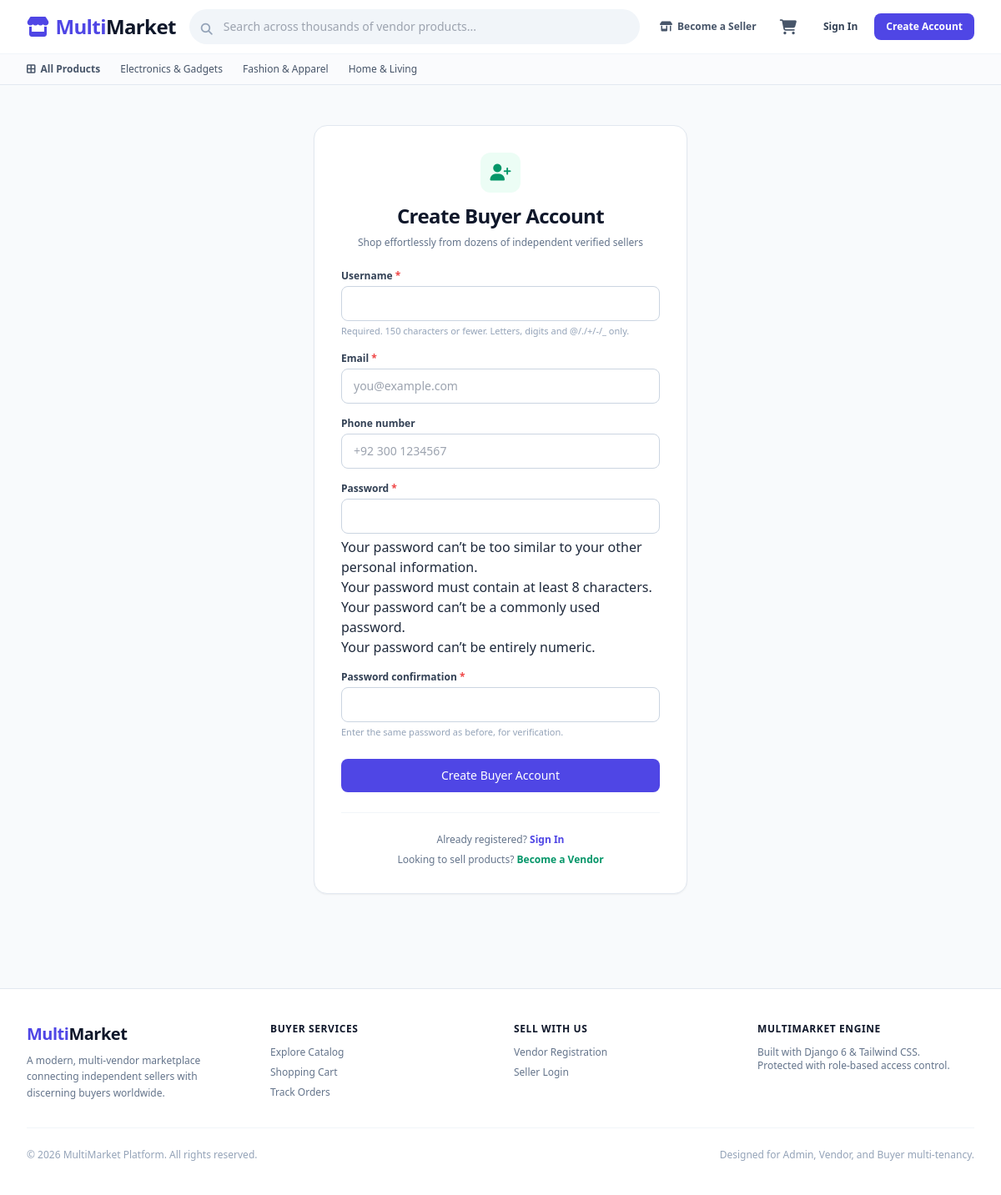
The page /accounts/register/buyer/ on the database its author committed.
### products/models.py (models this page shows, shortened)
class Category(models.Model):
  name = models.CharField(max_length=100)
  slug = models.SlugField(max_length=120, unique=True, blank=True)
  icon = models.CharField(
      max_length=50, blank=True, help_text='Icon name or CSS class'
  )
  parent = models.ForeignKey(
      'self',
      null=True,
      blank=True,
      on_delete=models.CASCADE,
      related_name='subcategories',
  )
  class Meta:
    verbose_name_plural = 'Categories'
    ordering = ['name']

### accounts/views.py (the view)
# urls.py: path('register/buyer/', views.register_buyer, name='register_buyer'),
def register_buyer(request):
  if request.user.is_authenticated:
    return redirect('home')
  if request.method == 'POST':
    form = BuyerRegistrationForm(request.POST)
    if form.is_valid():
      user = form.save()
      login(request, user)
      messages.success(
          request,
          'Account created successfully! Welcome to MultiMarket.',
      )
      return redirect('home')
    else:
      messages.error(
          request, 'Please correct the errors below to register.'
      )
  else:
    form = BuyerRegistrationForm()
  return render(request, 'accounts/register_buyer.html', {'form': form})

### orders/context_processors.py (called while the page is built)
def ecommerce_context(request):
  cart_count = 0
  if request.user.is_authenticated:
    cart = Cart.objects.filter(user=request.user).first()
    if cart:
      cart_count = cart.total_items
  elif request.session.session_key:
    cart = Cart.objects.filter(session_key=request.session.session_key).first()
    if cart:
      cart_count = cart.total_items
  categories = Category.objects.filter(parent__isnull=True)[:8]
  return {
      'global_cart_count': cart_count,
      'global_categories': categories,
  }

### templates/accounts/register_buyer.html (shortened to what this page needs)
{% extends 'base.html' %}
{% block content %}
<div class="min-h-[70vh] flex items-center justify-center py-12 px-4 sm:px-6 lg:px-8">
    <div class="max-w-md w-full space-y-6 bg-white p-8 rounded-2xl shadow-sm border border-slate-200">
        <div class="text-center">
            <div class="w-12 h-12 bg-emerald-50 text-emerald-600 rounded-xl flex items-center justify-center mx-auto mb-3">
                <i class="fa-solid fa-user-plus text-xl"></i>
            </div>
            <h2 class="text-2xl font-bold tracking-tight text-slate-900">Create Buyer Account</h2>
            <p class="mt-2 text-xs text-slate-500">Shop effortlessly from dozens of independent verified sellers</p>
        </div>
        <form class="mt-6 space-y-4" method="POST" action="{% url 'accounts:register_buyer' %}">
            {% for field in form %}
            <div>
                <label for="{{ field.id_for_label }}" class="block text-xs font-semibold text-slate-700 mb-1">
                    {{ field.label }} {% if field.field.required %}<span class="text-red-500">*</span>{% endif %}
                </label>
                {{ field }}
                {% if field.help_text %}
                <p class="text-[11px] text-slate-400 mt-1">{{ field.help_text|safe }}</p>
                {% endif %}
            </div>
            {% endfor %}
            <div class="pt-2">
                <button type="submit" class="w-full py-2.5 px-4 bg-brand-600 hover:bg-brand-700 text-white font-medium text-sm rounded-lg transition shadow-xs focus:ring-2 focus:ring-brand-500 focus:ring-offset-2">
                    Create Buyer Account
                </button>
            </div>
        </form>
        <div class="border-t border-slate-100 pt-6 text-center text-xs space-y-2">
            <p class="text-slate-500">Already registered? <a href="{% url 'accounts:login' %}" class="font-semibold text-brand-600 hover:text-brand-500">Sign In</a></p>
            <p class="text-slate-500">Looking to sell products? <a href="{% url 'accounts:register_vendor' %}" class="font-semibold text-emerald-600 hover:text-emerald-500">Become a Vendor</a></p>
        </div>
    </div>
</div>
{% endblock %}

### templates/base.html (shortened to what this page needs)
<!DOCTYPE html>
<html lang="en" class="h-full bg-slate-50">
<head>
    <script src="https://cdn.tailwindcss.com"></script>
    <link rel="stylesheet" href="https://cdnjs.cloudflare.com/ajax/libs/font-awesome/6.4.0/css/all.min.css">
</head>
<body class="flex flex-col min-h-screen text-slate-800 antialiased font-sans">
    <header class="bg-white border-b border-slate-200 sticky top-0 z-40 shadow-xs">
        <div class="max-w-7xl mx-auto px-4 sm:px-6 lg:px-8">
            <div class="flex items-center justify-between h-16 gap-4">
                <div class="flex items-center gap-3">
                    <a href="{% url 'home' %}" class="flex items-center gap-2 text-brand-600 font-bold text-2xl tracking-tight">
                        <i class="fa-solid fa-store text-brand-600"></i>
                        <span>Multi<span class="text-slate-900">Market</span></span>
                    </a>
                </div>
                <div class="flex-1 max-w-xl hidden md:block">
                    <form action="{% url 'products:list' %}" method="GET" class="relative">
                        <input type="text" name="q" value="{{ request.GET.q|default:'' }}"
                               placeholder="Search across thousands of vendor products..."
                               class="w-full bg-slate-100 border border-transparent focus:border-brand-500 focus:bg-white focus:ring-2 focus:ring-brand-200 text-sm rounded-full py-2.5 pl-10 pr-4 transition outline-none">
                        <i class="fa-solid fa-magnifying-glass absolute left-3.5 top-3.5 text-slate-400 text-sm"></i>
                    </form>
                </div>
                <div class="flex items-center gap-3">
                    {% if request.user.is_authenticated and request.user.is_vendor %}
                        {% if request.user.vendor_profile.is_approved %}
                        <a href="{% url 'vendors:dashboard' %}" class="hidden sm:inline-flex items-center gap-1.5 px-3 py-1.5 rounded-full text-xs font-semibold bg-indigo-50 text-brand-700 border border-indigo-200 hover:bg-indigo-100 transition">
                            <i class="fa-solid fa-chart-line"></i>
                            <span>Seller Dashboard</span>
                        </a>
                        {% else %}
                        <a href="{% url 'accounts:vendor_pending' %}" class="hidden sm:inline-flex items-center gap-1.5 px-3 py-1.5 rounded-full text-xs font-semibold bg-yellow-50 text-yellow-800 border border-yellow-200">
                            <i class="fa-solid fa-clock"></i>
                            <span>Approval Pending</span>
                        </a>
                        {% endif %}
                    {% elif not request.user.is_authenticated or not request.user.is_vendor %}
                    <a href="{% url 'accounts:register_vendor' %}" class="hidden lg:inline-flex items-center gap-1.5 text-xs font-semibold text-slate-600 hover:text-brand-600 transition px-2 py-1">
                        <i class="fa-solid fa-shop"></i>
                        <span>Become a Seller</span>
                    </a>
                    {% endif %}
                    <a href="{% url 'orders:cart_view' %}" class="relative inline-flex items-center p-2 text-slate-600 hover:text-brand-600 rounded-lg hover:bg-slate-100 transition">
                        <i class="fa-solid fa-cart-shopping text-lg"></i>
                    </a>
                    {% if request.user.is_authenticated %}
                    <div x-data="{ open: false }" class="relative" @click.away="open = false">
                        <button @click="open = !open" class="flex items-center gap-2 p-1.5 rounded-full text-sm hover:bg-slate-100 focus:outline-none">
                            <div class="w-8 h-8 rounded-full bg-brand-600 text-white font-semibold flex items-center justify-center shadow-xs">
                                {{ request.user.username|make_list|first|upper }}
                            </div>
                            <span class="hidden md:inline font-medium text-slate-700 text-xs">{{ request.user.username }}</span>
                            <i class="fa-solid fa-chevron-down text-slate-400 text-xs"></i>
                        </button>
                        <div x-show="open"
                             x-transition:enter="transition ease-out duration-100"
                             x-transition:enter-start="transform opacity-0 scale-95"
                             x-transition:enter-end="transform opacity-100 scale-100"
                             x-transition:leave="transition ease-in duration-75"
                             x-transition:leave-start="transform opacity-100 scale-100"
                             x-transition:leave-end="transform opacity-0 scale-95"
                             class="absolute right-0 mt-2 w-52 bg-white rounded-xl shadow-lg border border-slate-100 py-1 text-sm z-50">
                            <div class="px-4 py-2 border-b border-slate-100">
                                <p class="text-xs text-slate-500">Signed in as</p>
                                <p class="font-medium text-slate-900 truncate">{{ request.user.email|default:request.user.username }}</p>
                            </div>
                            {% if request.user.is_vendor and request.user.vendor_profile.is_approved %}
                            <a href="{% url 'vendors:dashboard' %}" class="flex items-center gap-2.5 px-4 py-2 text-slate-700 hover:bg-slate-50 hover:text-brand-600">
                                <i class="fa-solid fa-chart-pie w-4 text-slate-400"></i> Seller Dashboard
                            </a>
                            <a href="{% url 'products:vendor_products' %}" class="flex items-center gap-2.5 px-4 py-2 text-slate-700 hover:bg-slate-50 hover:text-brand-600">
                                <i class="fa-solid fa-boxes-stacked w-4 text-slate-400"></i> My Products
                            </a>
                            <a href="{% url 'orders:vendor_orders' %}" class="flex items-center gap-2.5 px-4 py-2 text-slate-700 hover:bg-slate-50 hover:text-brand-600">
                                <i class="fa-solid fa-dolly w-4 text-slate-400"></i> Customer Orders
                            </a>
                            <div class="border-t border-slate-100 my-1"></div>
                            {% endif %}
                            <a href="{% url 'orders:buyer_orders' %}" class="flex items-center gap-2.5 px-4 py-2 text-slate-700 hover:bg-slate-50 hover:text-brand-600">
                                <i class="fa-solid fa-bag-shopping w-4 text-slate-400"></i> My Orders
                            </a>
                            <a href="{% url 'accounts:addresses' %}" class="flex items-center gap-2.5 px-4 py-2 text-slate-700 hover:bg-slate-50 hover:text-brand-600">
                                <i class="fa-solid fa-map-location-dot w-4 text-slate-400"></i> Shipping Addresses
                            </a>
                            <div class="border-t border-slate-100 my-1"></div>
                            <form method="POST" action="{% url 'accounts:logout' %}">
                                {% csrf_token %}
                                <button type="submit" class="w-full text-left flex items-center gap-2.5 px-4 py-2 text-red-600 hover:bg-red-50">
                                    <i class="fa-solid fa-arrow-right-from-bracket w-4"></i> Sign Out
                                </button>
                            </form>
                        </div>
                    </div>
                    {% else %}
                    <div class="flex items-center gap-2">
                        <a href="{% url 'accounts:login' %}" class="text-xs font-semibold text-slate-700 hover:text-brand-600 px-3 py-2 rounded-lg transition">Sign In</a>
                        <a href="{% url 'accounts:register_buyer' %}" class="text-xs font-semibold bg-brand-600 text-white hover:bg-brand-700 px-3.5 py-2 rounded-lg shadow-xs transition">Create Account</a>
                    </div>
                    {% endif %}
                </div>
            </div>
        </div>
        <nav class="border-t border-slate-100 bg-slate-50/70 hidden sm:block">
            <div class="max-w-7xl mx-auto px-4 sm:px-6 lg:px-8">
                <div class="flex items-center gap-6 py-2.5 overflow-x-auto text-xs font-medium text-slate-600 scrollbar-none">
                    <a href="{% url 'products:list' %}" class="flex items-center gap-1.5 hover:text-brand-600 font-semibold whitespace-nowrap">
                        <i class="fa-solid fa-border-all"></i> All Products
                    </a>
                    {% for cat in global_categories %}
                    <a href="{% url 'products:list' %}?category={{ cat.slug }}" class="hover:text-brand-600 whitespace-nowrap">
                        {{ cat.name }}
                    </a>
                    {% endfor %}
                </div>
            </div>
        </nav>
    </header>
    <main class="flex-1">
        {% block content %}{% endblock %}
    </main>
    <footer class="bg-white border-t border-slate-200 mt-16">
        <div class="max-w-7xl mx-auto px-4 sm:px-6 lg:px-8 py-10">
            <div class="grid grid-cols-1 md:grid-cols-4 gap-8">
                <div>
                    <span class="text-brand-600 font-bold text-xl tracking-tight">Multi<span class="text-slate-900">Market</span></span>
                    <p class="mt-2 text-xs text-slate-500 leading-relaxed">
                        A modern, multi-vendor marketplace connecting independent sellers with discerning buyers worldwide.
                    </p>
                </div>
                <div>
                    <h4 class="text-xs font-semibold text-slate-900 uppercase tracking-wider">Buyer Services</h4>
                    <ul class="mt-3 space-y-2 text-xs text-slate-500">
                        <li><a href="{% url 'products:list' %}" class="hover:text-brand-600">Explore Catalog</a></li>
                        <li><a href="{% url 'orders:cart_view' %}" class="hover:text-brand-600">Shopping Cart</a></li>
                        <li><a href="{% url 'orders:buyer_orders' %}" class="hover:text-brand-600">Track Orders</a></li>
                    </ul>
                </div>
                <div>
                    <h4 class="text-xs font-semibold text-slate-900 uppercase tracking-wider">Sell With Us</h4>
                    <ul class="mt-3 space-y-2 text-xs text-slate-500">
                        <li><a href="{% url 'accounts:register_vendor' %}" class="hover:text-brand-600">Vendor Registration</a></li>
                        <li><a href="{% url 'accounts:login' %}" class="hover:text-brand-600">Seller Login</a></li>
                    </ul>
                </div>
                <div>
                    <h4 class="text-xs font-semibold text-slate-900 uppercase tracking-wider">MultiMarket Engine</h4>
                    <p class="mt-3 text-xs text-slate-500">
                        Built with Django 6 &amp; Tailwind CSS.<br>
                        Protected with role-based access control.
                    </p>
                </div>
            </div>
            <div class="border-t border-slate-100 mt-8 pt-6 flex flex-col sm:flex-row items-center justify-between text-xs text-slate-400">
                <p>&copy; {% now "Y" %} MultiMarket Platform. All rights reserved.</p>
                <p>Designed for Admin, Vendor, and Buyer multi-tenancy.</p>
            </div>
        </div>
    </footer>
</body>
</html>

### rows shown on the page
Category: name "Electronics & Gadgets"
Category: name "Fashion & Apparel"
Category: name "Home & Living"

### other values the page prints
{{ field.label }} "Username" "Email" "Phone number" "Password" "Password confirmation"
{{ field.help_text|safe }} "Required. 150 characters or fewer. Letters, digits and @/./+/-/_ only." "Enter the same password as before, for verification."
